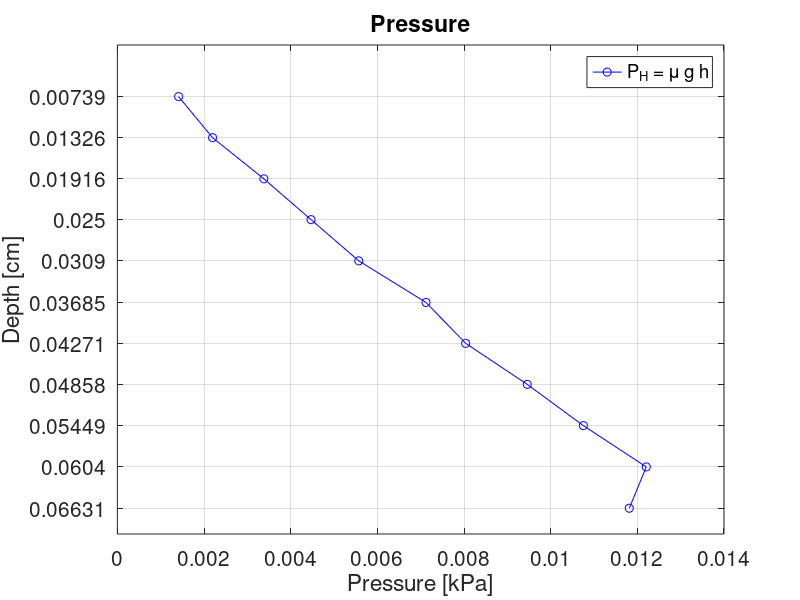
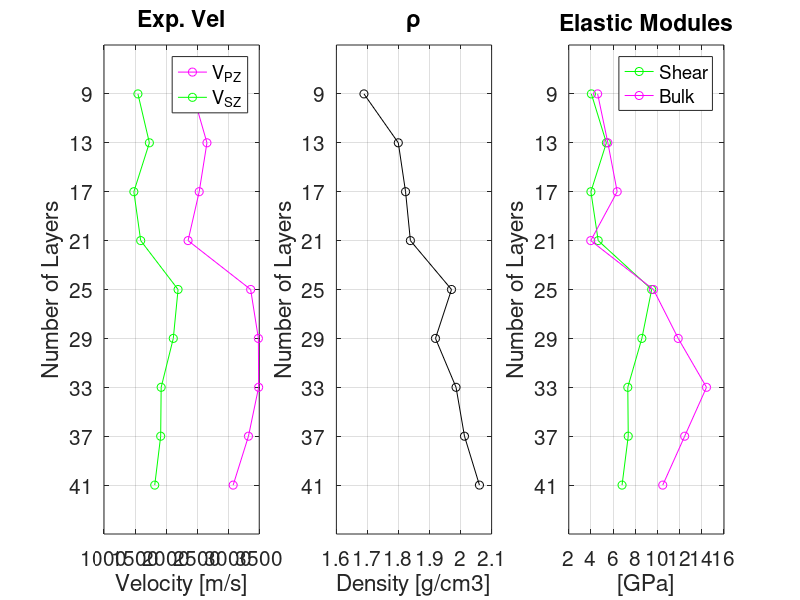

These charts were generated, in order, by the following MATLAB code:


%%%%%%%%%%%%%%%%%%%%%%%%%%%%%%%%%%%%%%%%%%%%%%%

%%
% Densidade experimental das amostras do artigo
ro_samp = [1.9503 1.6888 1.7994 1.8228 1.8384 1.9708 1.9192 1.9854 2.0126 2.0608 1.8167];

% Correspondentes amostras
ncam_samp = [5 9 13 17 21 25 29 33 37 41 45];

% Espessuras das camadas
zi = 1.4689; % [mm] Espesssura média das amostras
z1 = (zi + 0.0485*(rand(1,ncam_samp(numel(ncam_samp)))-rand(1,ncam_samp(numel(ncam_samp)))))/1000; % [cm]

%% Vetor espessura das amostras
for i = 1:numel(ncam_samp)
   h(i) = sum(z1(1:ncam_samp(i)));
end
%%
% Vetor profundidade
  zz(1) = h(1);
for i = 2:numel(h)
  zz(i) = zz(i-1)+(h(i)-h(i-1));
end

% Pressão Litostática
g = 9.80665; %[m/s2] Aceleração da gravidade
presLito_2 = g*ro_samp.*(zz/100);

figure(20)
%subplot(1,4,4)
plot(presLito_2,zz,'-ob')
title('Pressure')
ylabel('Depth [cm]')
xlabel('Pressure [kPa]')
%xlim([1250 2750])
set(gca,'YDir','Reverse')
set(gca,'YTick',zz')
%set(gca,'XTick',presH_2)
set(gca,'FontSize',15)
legend('P_H = \mu g h')
box on; grid on
%%

% Vel P e S experimental das amostras em Z
vpz_500k  = load('vpz_500.txt');
vsv_500k  = load('vsv_500.txt');
%vpz_1000k = load('vpz_1000.txt');
%vsv_1000k = load('vsv_1000.txt');

% Módulos de Bulk e Cisalhamento experimental das amostras
mi_samp = (vsv_500k(2:10).^2).*ro_samp(2:10)'/1000000;
ka_samp = (vpz_500k(2:10)).^2.*ro_samp(2:10)'/1000000 - 4*mi_samp/3;

figure(21)

subplot(1,3,1)
hold on
plot(vpz_500k(2:10),[9 13 17 21 25 29 33 37 41],'-om')
plot(vsv_500k(2:10),[9 13 17 21 25 29 33 37 41],'-og')
title('Exp. Vel')
ylabel('Number of Layers')
xlabel('Velocity [m/s]')
%xlim([1250 2750])
set(gca,'YDir','Reverse')
set(gca,'YTick',[9 13 17 21 25 29 33 37 41])
%set(gca,'XTick',presH_2)
set(gca,'FontSize',15)
legend('V_{PZ}','V_{SZ}')
box on; grid on

subplot(1,3,2)
hold on
plot(ro_samp(2:10),[9 13 17 21 25 29 33 37 41],'-ok')
title('\rho')
ylabel('Number of Layers')
xlabel('Density [g/cm3]')
%xlim([1250 2750])
set(gca,'YDir','Reverse')
set(gca,'YTick',[9 13 17 21 25 29 33 37 41])
%set(gca,'XTick',presH_2)
set(gca,'FontSize',15)
%legend('Shear','Bulk')
box on; grid on

subplot(1,3,3)
hold on
plot(mi_samp,[9 13 17 21 25 29 33 37 41],'-og')
plot(ka_samp,[9 13 17 21 25 29 33 37 41],'-om')
title('Elastic Modules')
ylabel('Number of Layers')
xlabel('[GPa]')
%xlim([1250 2750])
set(gca,'YDir','Reverse')
set(gca,'YTick',[9 13 17 21 25 29 33 37 41])
%set(gca,'XTick',presH_2)
set(gca,'FontSize',15)
legend('Shear','Bulk')
box on; grid on

